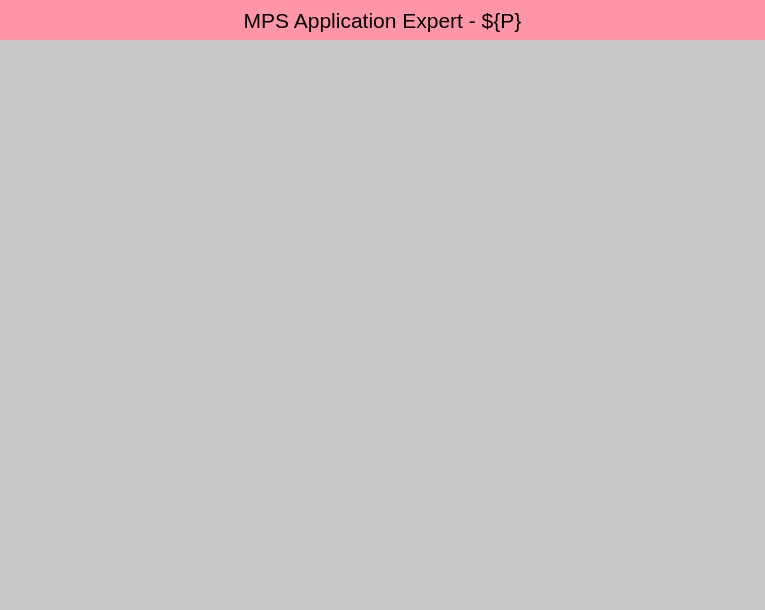
<?xml version="1.0" encoding="UTF-8"?>
<ui version="4.0">
 <class>Form</class>
 <widget class="QWidget" name="Form">
  <property name="geometry">
   <rect>
    <x>0</x>
    <y>0</y>
    <width>765</width>
    <height>610</height>
   </rect>
  </property>
  <property name="windowTitle">
   <string>MPS Application Expert</string>
  </property>
  <widget class="QFrame" name="frame">
   <property name="geometry">
    <rect>
     <x>0</x>
     <y>0</y>
     <width>765</width>
     <height>610</height>
    </rect>
   </property>
   <property name="styleSheet">
    <string notr="true">background-color: rgb(200, 200, 200);</string>
   </property>
   <property name="frameShape">
    <enum>QFrame::NoFrame</enum>
   </property>
   <property name="frameShadow">
    <enum>QFrame::Plain</enum>
   </property>
   <widget class="QLabel" name="label">
    <property name="geometry">
     <rect>
      <x>0</x>
      <y>0</y>
      <width>765</width>
      <height>40</height>
     </rect>
    </property>
    <property name="font">
     <font>
      <pointsize>16</pointsize>
     </font>
    </property>
    <property name="styleSheet">
     <string notr="true">background-color: rgb(255, 150, 168);</string>
    </property>
    <property name="text">
     <string>MPS Application Expert - ${P}</string>
    </property>
    <property name="alignment">
     <set>Qt::AlignCenter</set>
    </property>
   </widget>
   <widget class="PyDMEmbeddedDisplay" name="PyDMEmbeddedDisplay">
    <property name="geometry">
     <rect>
      <x>10</x>
      <y>50</y>
      <width>472</width>
      <height>540</height>
     </rect>
    </property>
    <property name="toolTip">
     <string/>
    </property>
    <property name="frameShape">
     <enum>QFrame::NoFrame</enum>
    </property>
    <property name="filename" stdset="0">
     <string>mps_embed_salt.ui</string>
    </property>
   </widget>
   <widget class="PyDMEmbeddedDisplay" name="PyDMEmbeddedDisplay_2">
    <property name="geometry">
     <rect>
      <x>490</x>
      <y>50</y>
      <width>260</width>
      <height>300</height>
     </rect>
    </property>
    <property name="toolTip">
     <string/>
    </property>
    <property name="frameShape">
     <enum>QFrame::NoFrame</enum>
    </property>
    <property name="filename" stdset="0">
     <string>mps_embed_tx_msg.ui</string>
    </property>
   </widget>
  </widget>
 </widget>
 <customwidgets>
  <customwidget>
   <class>PyDMEmbeddedDisplay</class>
   <extends>QFrame</extends>
   <header>pydm.widgets.embedded_display</header>
  </customwidget>
 </customwidgets>
 <resources/>
 <connections/>
</ui>
